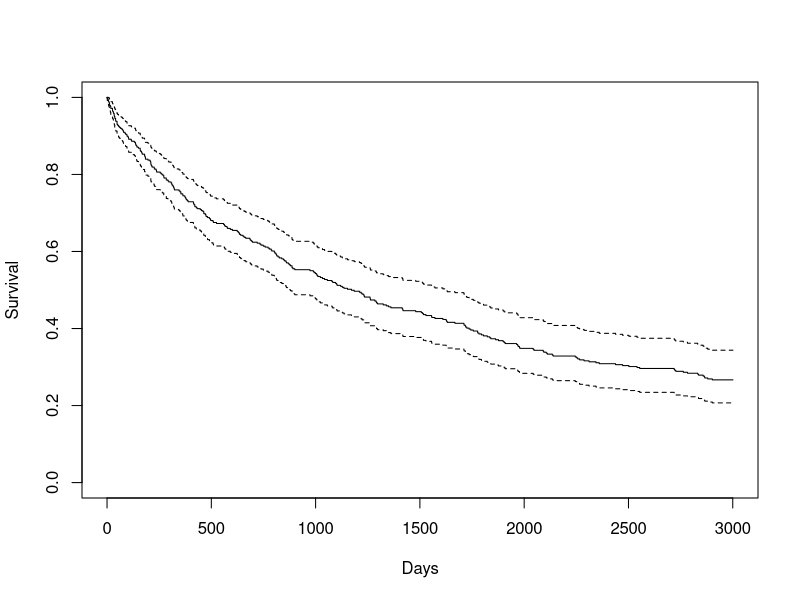
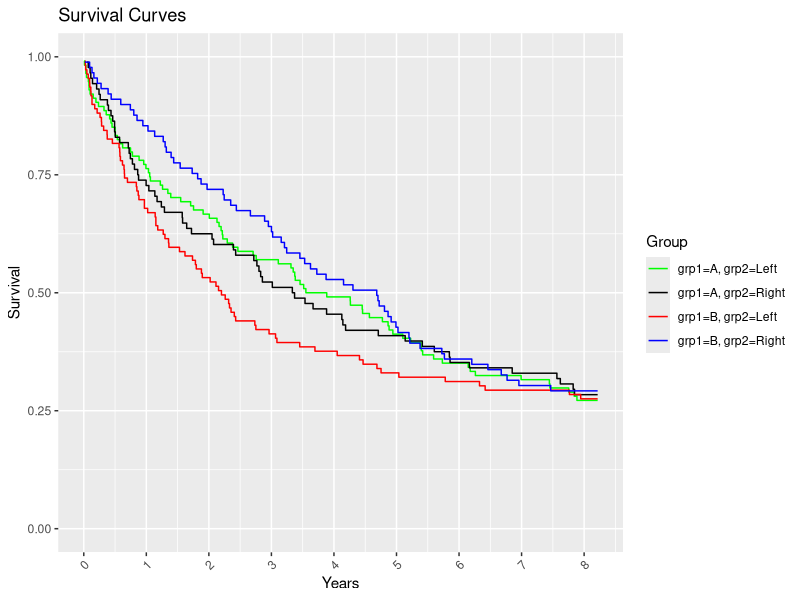
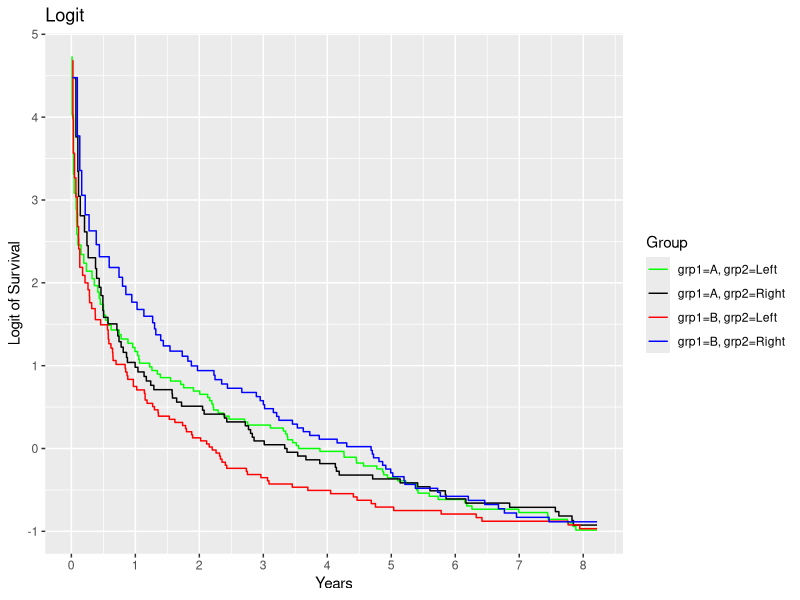

Recreate these plots in R, in order.
# Code: Survival Curves  
# Authors: Davit Sargsyan, Javier Cabrera
# Created:  02/04/2017
#**********************************************************
require(data.table)
require(survival)
require(ggplot2)

# Data----
# Setumber of observations
n <- 400

# Set maximum number of days and days to censoring
max.days <- 5000
cens.days <- 3000

dt1 <- data.table(days2death = round(runif(n, 0, max.days)*rexp(n)), 
                  death = 0,
                  grp1 = factor(sample(x = c("A", "B"),
                                       size = n,
                                       replace = TRUE),
                                levels = c("A", "B")),
                  grp2 = factor(sample(x = c("Left", "Right"),
                                       size = n,
                                       replace = TRUE),
                                levels = c("Left", "Right")))
# Censor to 3000 days
dt1$death[dt1$days2death <= cens.days] <- 1

# OPTIONAL: don't plot beyond censoring
# If this is omitted, the curves wil extend further
# to the right but will be flat between censoring date 
# and the largest number of days
dt1$days2death[dt1$days2death > cens.days] <- cens.days + 1

summary(dt1)

# Model: Cox Regression
m1 <- coxph(Surv(days2death, (death == 1)) ~ grp1 + grp2,
            data = dt1)
summary(m1)

# Predict risks for each combination
predict(m1,
        newdata = list(grp1 = c("A", "A", "B", "B"),
                       grp2 = c("Left", "Right", "Left", "Right")),
        type = "risk")

# WHAT IS THIS?
predict(m1,
        newdata = list(grp1 = "A",
                       grp2 = "Left",
                       days2death = 3000,
                       death = 1),
        type = "expected")

# Generic survival curves
plot(survfit(m1),
     mark.time = FALSE,
     xlab = "Days",
     ylab = "Survival")

# Create a Survival Fit object
sf1 <- survfit(Surv(days2death, (death == 1)) ~ grp1 + grp2,
               data = dt1)

# Extract data from the fit 
dt.surv <- data.table(Time = sf1$time,
                      HR = sf1$surv,
                      Group = rep(names(sf1$strata),
                                  sf1$strata))
# Plot----
ggplot(dt.surv,
       aes(x = Time,
           y = HR,
           colour = Group,
           group = Group)) +
  geom_step() +
  scale_colour_manual(values = c("green",
                                 "black",
                                 "red",
                                 "blue")) +
  theme(axis.text.x = element_text(angle = 45,
                                   hjust = 1)) +
  scale_x_continuous("Years",
                     breaks = c(0:17)*365.25,
                     labels = 0:17) +
  scale_y_continuous("Survival",
                     limits = c(0, 1)) +
  ggtitle("Survival Curves") +
  guides(fill = guide_legend(title = "Group",
                             title.position = "top",
                             nrow = 1))

# Compute and plot logit----
dt.surv[, Logit := log(HR/(1 - HR))]

ggplot(dt.surv,
       aes(x = Time,
           y = Logit,
           colour = Group,
           group = Group)) +
  geom_step() +
  scale_colour_manual(values = c("green",
                                 "black",
                                 "red",
                                 "blue")) +
  scale_x_continuous("Years",
                     breaks = c(0:17)*365.25,
                     labels = 0:17) +
  scale_y_continuous("Logit of Survival") +
  ggtitle("Logit") +
  guides(fill = guide_legend(title = "Group",
                             title.position = "top",
                             nrow = 1))